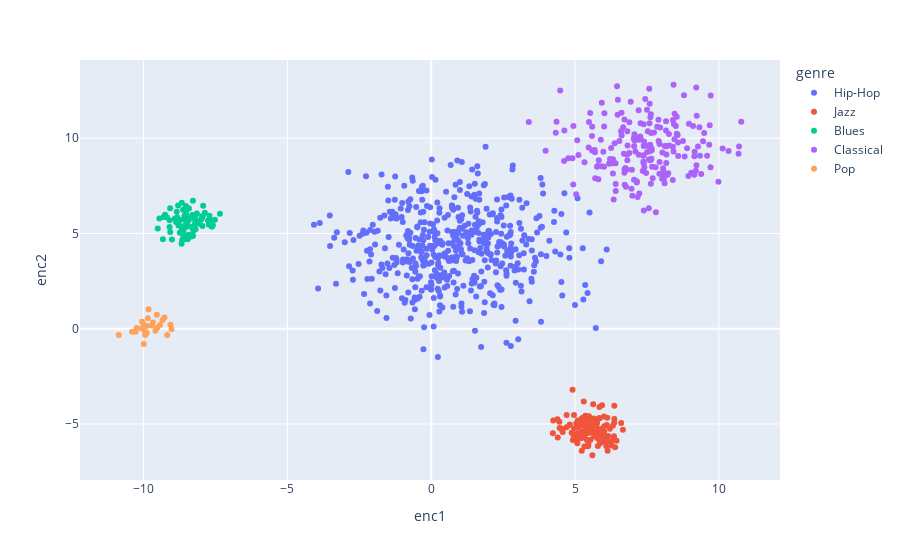

The notebook cell this image was saved under:
### Code cell
px.scatter(data_frame=dataframe,x='enc1',y='enc2',color='genre')
